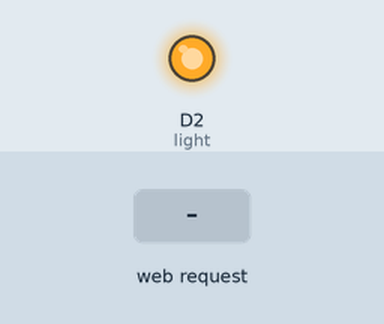
The sketch below on a simulated ESP8266 (NodeMCU). On the bench: output pins drawn as LEDs (lit = HIGH). The inputs (shaded band) are chosen by the test bench. WiFi joins after 1.5 s; servers stay silent unless stated; EEPROM starts erased; what the sketch prints to the serial monitor is not drawn.

Above: at 2.7 s.
2.8 s: HTTP request GET /lighton received
At 3.1 s:
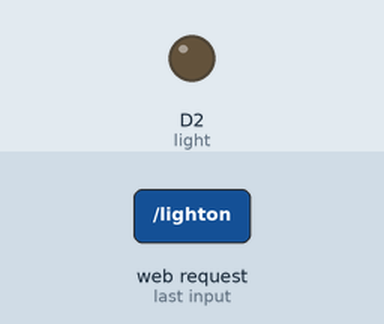
4.3 s: HTTP request GET /lightoff received
At 5.6 s:
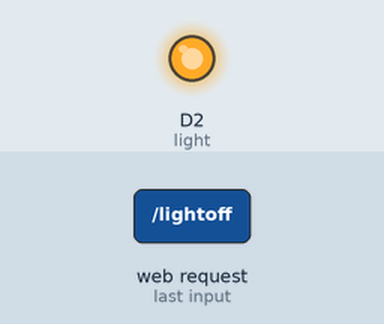
Timing chart, 0 to 7.3 s (numbered marks = the images above; inputs shaded):
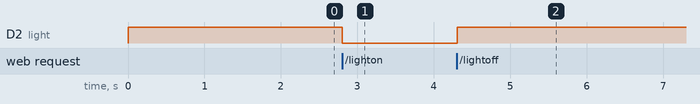

Measured:
- after the input at 2.8 s, D2 (light): HIGH → LOW at once
- after the input at 4.3 s, D2 (light): LOW → HIGH at once

The sketch:

switch_with_eeprom.ino
```cpp
#include <ESP8266WiFi.h>
#include <EEPROM.h>

#define light D2
#define ON  0
#define OFF 1

byte flag_val, val;

const char* ssid = "Krypton";
const char* password = "itisnot12345";
unsigned char status_light = 0;
char status_time_buff[64];
unsigned long start_on_time = millis();
unsigned long start_off_time = millis();

unsigned long CurrentTime; // = millis();
unsigned long total_on_time_ms;
unsigned long total_off_time_ms;

unsigned int total_on_time_seconds = 0;
int minutes = 0, hours = 0, seconds = 0;

WiFiServer server(80);

void setup() {
  EEPROM.begin(512);  //Initialize EEPROM
  flag_val = EEPROM.read(5);

  Serial.begin(115200);
  pinMode(light, OUTPUT);
  Serial.println();
  Serial.println();
  digitalWrite(light, flag_val);
  //digitalWrite(light, OFF);
  Serial.println("light OFF");
  Serial.print("Connecting to ");
  Serial.println(ssid);

  // config static IP
  IPAddress ip(192, 168, 1, 66); // where xx is the desired IP Address
  IPAddress gateway(192, 168, 1, 1); // set gateway to match your network
  Serial.print(F("Setting static ip to : "));
  Serial.println(ip);
  IPAddress subnet(255, 255, 255, 0); // set subnet mask to match your
  //network
  WiFi.config(ip, gateway, subnet);

  WiFi.begin(ssid, password);
  while (WiFi.status() != WL_CONNECTED)
  {
    delay(500);
    Serial.print(".");
  }
  Serial.println("");
  Serial.println("WiFi connected");
  server.begin();
  Serial.println("Server started");
  Serial.println(WiFi.localIP());
}

void loop() {
  WiFiClient client = server.available();
  if (!client) {
    return;
  }

  Serial.println("new client");
  while(!client.available())
  {
    delay(1);
  }
  String req = client.readStringUntil('\r');
  Serial.println();
  Serial.println(req);
  Serial.println();

  client.flush();
  if (req.indexOf("/lightoff") != -1) {
    if( status_light == ON) {
      start_off_time = millis();
      CurrentTime = millis();
      total_on_time_ms = CurrentTime - start_on_time;
      Serial.println(total_on_time_ms/1000);
      #if 0
      total_on_time_seconds = total_on_time_ms/1000;
      minutes = total_on_time_seconds/60;
      seconds = total_on_time_seconds%60;
      hours = minutes/60;
      minutes = minutes%60;
      #endif
      get_time(total_on_time_ms/1000, &hours, &minutes, &seconds);
      bzero(status_time_buff, sizeof(status_time_buff));
      snprintf(status_time_buff, sizeof(status_time_buff), "The light was ON for %d hours %d mins %d seconds", hours, minutes, seconds);
      Serial.print("status_time_buff:");
      Serial.println(status_time_buff);
    } else {
      CurrentTime = millis();
      total_off_time_ms = CurrentTime - start_off_time;
      Serial.println(total_off_time_ms/1000);
      get_time(total_off_time_ms/1000, &hours, &minutes, &seconds);
      bzero(status_time_buff, sizeof(status_time_buff));
      snprintf(status_time_buff, sizeof(status_time_buff), "The light is OFF since %d hours %d mins %d seconds", hours, minutes, seconds);
      //bzero(status_time_buff, sizeof(status_time_buff));
      //snprintf(status_time_buff, sizeof(status_time_buff), "The light is OFF since %ld seconds", total_off_time_ms/1000);
    }

    status_light = OFF;
    //digitalWrite(light, LOW);
    digitalWrite(light, OFF);
    Serial.println("light OFF");
    EEPROM.write(5, OFF);
    EEPROM.commit();    //Store data to EEPROM

    } else if(req.indexOf("/lighton") != -1) {
      if (status_light == OFF ) {
      start_on_time = millis();
      CurrentTime = millis();
      total_off_time_ms = CurrentTime - start_off_time;
      Serial.println(total_off_time_ms/1000);
      //total_on_time_seconds = total_on_time_ms/1000;
      get_time(total_off_time_ms/1000, &hours, &minutes, &seconds);
      bzero(status_time_buff, sizeof(status_time_buff));
      snprintf(status_time_buff, sizeof(status_time_buff), "The light was OFF for %d hours %d mins %d seconds", hours, minutes, seconds);

      Serial.print("status_time_buff:");
      Serial.println(status_time_buff);

    } else {
      CurrentTime = millis();
      total_on_time_ms = CurrentTime - start_on_time;
      Serial.println(total_on_time_ms/1000);
      bzero(status_time_buff, sizeof(status_time_buff));
      //snprintf(status_time_buff, sizeof(status_time_buff), "The light is ON since %ld seconds", total_on_time_ms/1000);
      get_time(total_on_time_ms/1000, &hours, &minutes, &seconds);
      snprintf(status_time_buff, sizeof(status_time_buff), "The light is ON since %d hours %d mins %d seconds", hours, minutes, seconds);
    }

    status_light = ON;
    //digitalWrite(light,HIGH);
    digitalWrite(light, ON);
    Serial.println("light ON");
    EEPROM.write(5, ON);
    EEPROM.commit();    //Store data to EEPROM

  } else {

  }

  String web = "HTTP/1.1 200 OK\r\nContent-Type: text/html\r\n\r\n";
  web += "<html>\r\n";
  web += "<body style='background-color:powderblue;'>\r\n";
  //web += "<h1>Status :</h1>\r\n";
  web += "<h1>Status : ";
  if( status_light == ON )
      web += " ON\r\n";
  else
      web += " OFF\r\n";
  web += "</h1>";
  web += "</p>\r\n";
  web += "</p>\r\n";

  web += "<a href=\"/lightoff\">\r\n";
  web += "<button style='FONT-SIZE: 50px; HEIGHT: 200px; WIDTH: 300px; 126px; Z-INDEX: 0; TOP: 200px; ";
  web += "border-radius: 12px; background-color: #00FA00; border: 2px solid #4CAF50; ";
  web += "box-shadow: 0 8px 16px 0 rgba(0,0,0,0.2), 0 6px 80px 0 rgba(0,0,0,0.5);'>Turn OFF</button >\r\n";
  web += "</a>\r\n";

  web += "<a href=\"/lighton\">\r\n";
  web += "<button style='FONT-SIZE: 50px; HEIGHT: 200px; WIDTH: 300px; 126px; Z-INDEX: 0; TOP: 200px; ";
  web += "border-radius: 12px; background-color: #F00000; border: 2px solid #FF0000; ";
  web += "box-shadow: 0 8px 16px 0 rgba(0,0,0,0.2), 0 6px 80px 0 rgba(0,0,0,0.5);'>Turn ON</button >\r\n";
  web += "</a>\r\n";

  web += "</p>\r\n";

  web += "<h1 style='color:#FF00FF;'>";
  web += status_time_buff; //This header is now yellow
  web += "</h1>";

  web += "</body>\r\n";
  web += "</html>\r\n";

  client.print(web);
}

int get_time(int in_time, int *hours, int *minutes, int *seconds ) {
  *minutes = in_time/60;
  *seconds = in_time%60;
  *hours = *minutes/60;
  *minutes = *minutes%60;
  return 0;
}
```
